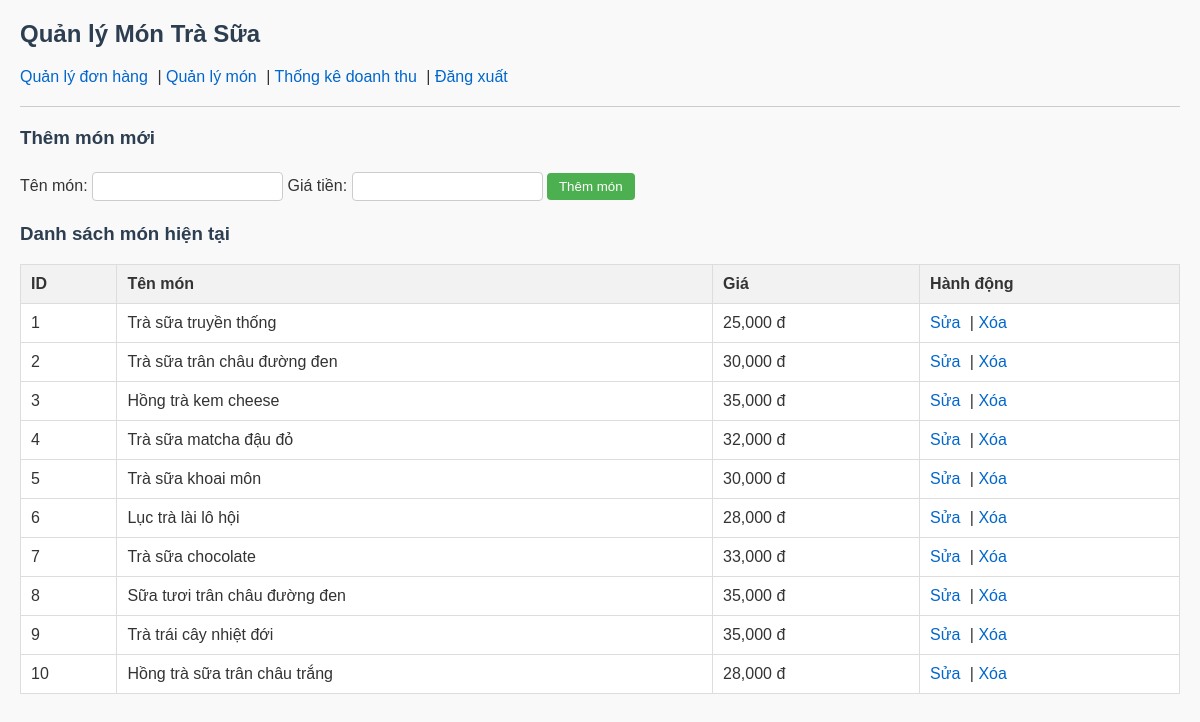
Screenshot of /admin/quan-ly-mon.php (signed in) with the database file from the repository.
### tables this page shows
CREATE TABLE IF NOT EXISTS sanpham (
    id INT AUTO_INCREMENT PRIMARY KEY,
    ten_mon VARCHAR(255) NOT NULL,
    gia INT NOT NULL
);

### admin/quan-ly-mon.php (the view, shortened to what this page needs)
<?php
include '../ketnoi.php';
?>
<!DOCTYPE html>
<html lang="en">
<head><meta charset="UTF-8"><title>Quản lý thực đơn</title>
    <link rel="stylesheet" href="../style.css">
</head>
<body style="font-family: Arial; margin: 20px;">
    <h2> Quản lý Món Trà Sữa</h2>
    <p>
        <a href="quan-ly-don.php">Quản lý đơn hàng</a> |
        <a href="quan-ly-mon.php">Quản lý món</a> |
        <a href="thong-ke.php">Thống kê doanh thu</a> |
        <a href="dang-xuat.php">Đăng xuất</a>
    </p>
    <hr>
    <h3>Thêm món mới</h3>
    <form method="POST">
        Tên món: <input type="text" name="ten_mon" required>
        Giá tiền: <input type="number" name="gia" required>
        <button type="submit" name="them_mon">Thêm món</button>
    </form>
    <h3>Danh sách món hiện tại</h3>
    <table border="1" cellpadding="10" cellspacing="0">
        <tr style="background: #f2f2f2;">
            <th>ID</th>
            <th>Tên món</th>
            <th>Giá</th>
            <th>Hành động</th>
        </tr>
        <?php
        $mon = $conn->query("SELECT * FROM sanpham");
        while($m = $mon->fetch_assoc()) {
            echo "<tr>";
            echo "<td>".$m['id']."</td>";
            echo "<td>".$m['ten_mon']."</td>";
            echo "<td>".number_format($m['gia'])." đ</td>";
            echo "<td>
                    <a href='sua-mon.php?id=".$m['id']."'>Sửa</a> |
                    <a href='quan-ly-mon.php?xoa=".$m['id']."' onclick='return confirm(\"Bạn chắc chắn muốn xóa?\")'>Xóa</a>
                  </td>";
            echo "</tr>";
        }
        ?>
    </table>
</body>
</html>

### css/style.css (style rules this page uses)
body { font-family: Arial, sans-serif; margin: 30px; background-color: #f9f9f9; color: #333; }
h2, h3 { color: #2c3e50; }
a { color: #0066cc; text-decoration: none; margin-right: 5px; }
table { width: 100%; border-collapse: collapse; background-color: #fff; margin-top: 15px; margin-bottom: 15px; }
th, td { padding: 10px; text-align: left; border: 1px solid #ddd; }
th { background-color: #f2f2f2; }
input[type="text"], input[type="password"], input[type="number"], select { padding: 6px; margin: 4px 0; border: 1px solid #ccc; border-radius: 4px; }
button { padding: 6px 12px; background-color: #4CAF50; color: white; border: none; border-radius: 4px; cursor: pointer; }
hr { border: 0; border-top: 1px solid #ccc; margin: 20px 0; }

### rows the page displays
sanpham: id "1", ten_mon "Trà sữa truyền thống", gia "25,000"
sanpham: id "2", ten_mon "Trà sữa trân châu đường đen", gia "30,000"
sanpham: id "3", ten_mon "Hồng trà kem cheese", gia "35,000"
sanpham: id "4", ten_mon "Trà sữa matcha đậu đỏ", gia "32,000"
sanpham: id "5", ten_mon "Trà sữa khoai môn", gia "30,000"
sanpham: id "6", ten_mon "Lục trà lài lô hội", gia "28,000"
sanpham: id "7", ten_mon "Trà sữa chocolate", gia "33,000"
sanpham: id "8", ten_mon "Sữa tươi trân châu đường đen", gia "35,000"
sanpham: id "9", ten_mon "Trà trái cây nhiệt đới", gia "35,000"
sanpham: id "10", ten_mon "Hồng trà sữa trân châu trắng", gia "28,000"
